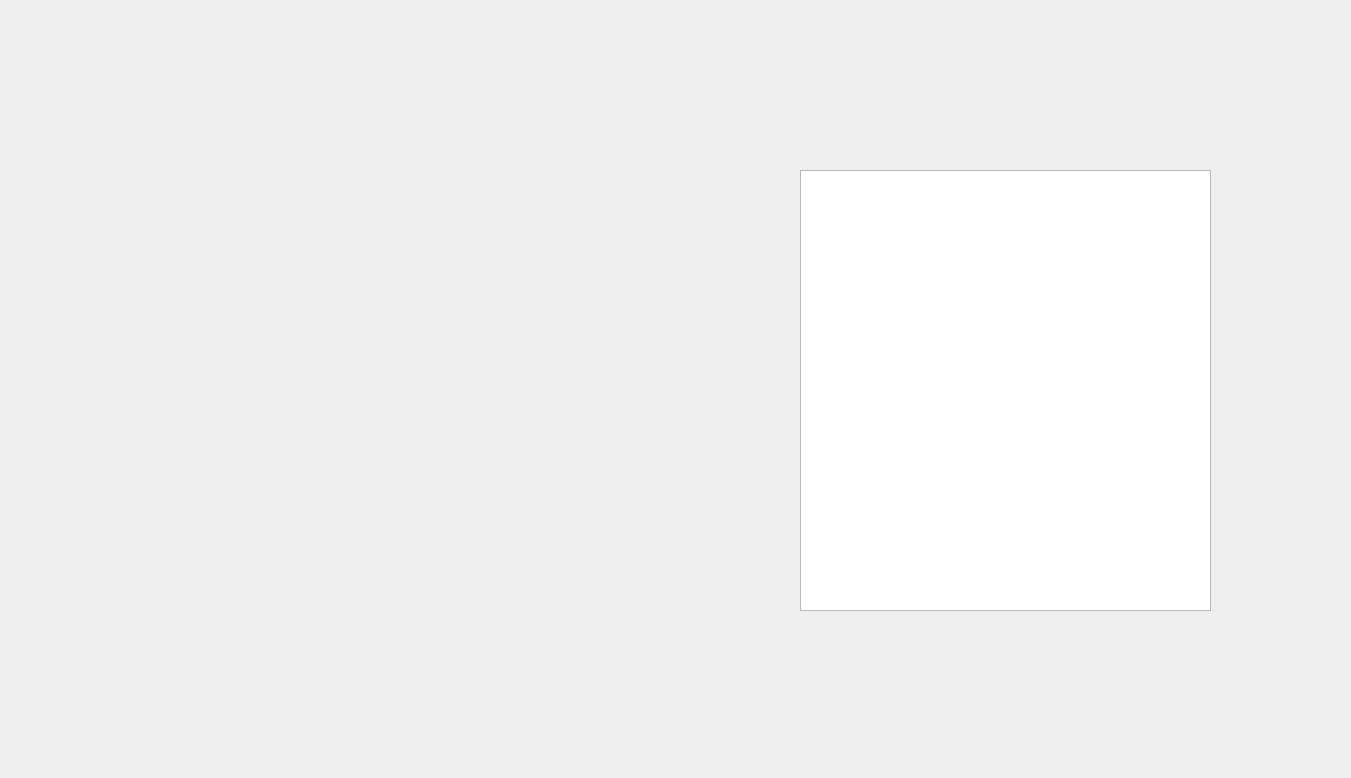
<?xml version="1.0" encoding="UTF-8"?>
<ui version="4.0">
 <class>AllRecipesDialog</class>
 <widget class="QDialog" name="AllRecipesDialog">
  <property name="geometry">
   <rect>
    <x>0</x>
    <y>0</y>
    <width>1351</width>
    <height>778</height>
   </rect>
  </property>
  <property name="windowTitle">
   <string>Dialog</string>
  </property>
  <widget class="QListWidget" name="recipeListWidget">
   <property name="geometry">
    <rect>
     <x>800</x>
     <y>170</y>
     <width>411</width>
     <height>441</height>
    </rect>
   </property>
  </widget>
 </widget>
 <resources/>
 <connections/>
</ui>
